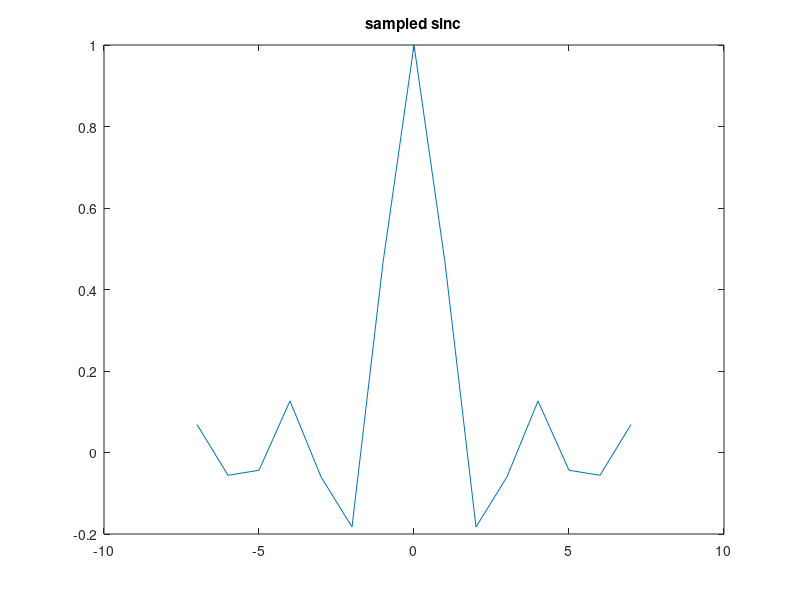

MATLAB code for this plot: (Note: this script raises an error after producing the figure.)
close all;
clear all;
clc;

N=7;
cutoff=0.2;

n=-N:N;
h=sinc(cutoff*pi*n);

plot(n,h);
title('sampled sinc');

figure;
freq_fft(h,1);
title('freq reponse be aware that 1->fs/2 and 2->fs');


tri=[0:1/N:(N-1)/N,1,(N-1)/N:-1/N:0];
tri(N)=0;

figure;
plot(n,h.*tri);
title('windowed sinc');


figure;
freq_fft(h.*tri,1);
title('freq reponse of windowed sinc be aware that 1->fs/2 and 2->fs');
